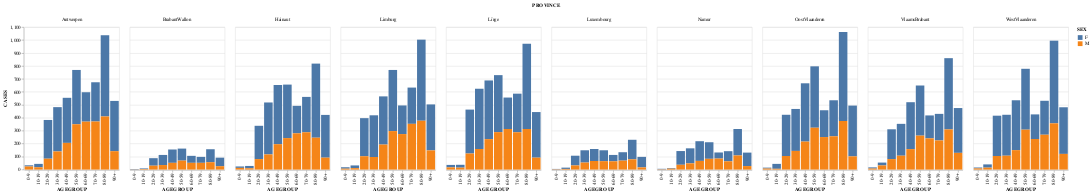

This figure's notebook cell:
### Code cell
alt.Chart(df_plot).mark_bar().encode(x='AGEGROUP:N', y='CASES', color='SEX:N', column='PROVINCE:N')

### Figure 1 — Vega-Lite specification as saved in the notebook (floating-point values rounded to 4 significant figures; data arrays with more than 128 entries replaced by an {"elided": "..."} marker saying what was removed)
{"config": {"view": {"continuousWidth": 400, "continuousHeight": 300}}, "data": {"name": "data-29d222b951085bbf99de7ab1bfa9a22c"}, "mark": "bar", "encoding": {"color": {"type": "nominal", "field": "SEX"}, "column": {"type": "nominal", "field": "PROVINCE"}, "x": {"type": "nominal", "field": "AGEGROUP"}, "y": {"type": "quantitative", "field": "CASES"}}, "$schema": "https://vega.github.io/schema/vega-lite/v4.8.1.json", "datasets": {"data-29d222b951085bbf99de7ab1bfa9a22c": {"elided": "200 records"}}}
